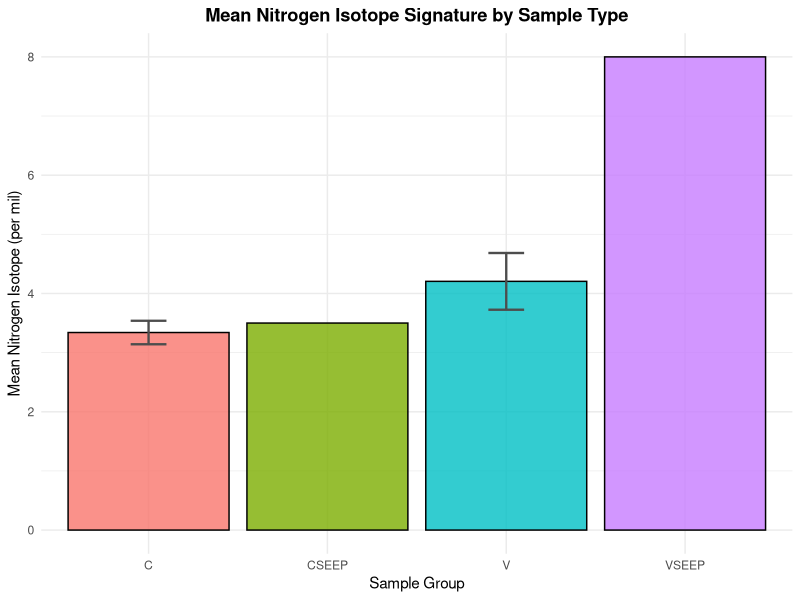
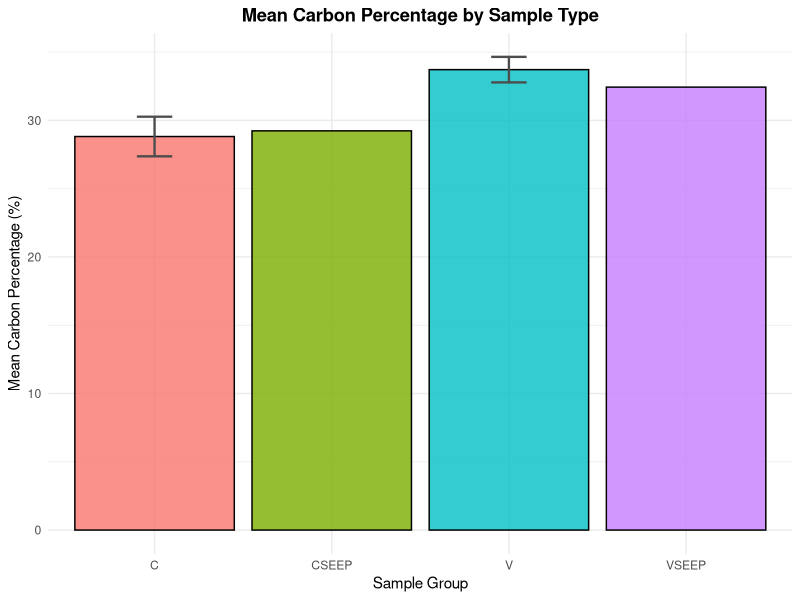

The R script that drew these images, in order:
## ---- chunk 1
#| message: false
#| warning: false
library(tidyverse)
library(here)
# Load the data file (Turb_NC.csv)
data <- read_csv(here("Week_10", "Data", "Turb_NC.csv"))

# Data preparation: Extract the sample type (e.g., 'C' or 'V') from CowTagID
# This is our grouping factor for the study
data <- data %>%
  mutate(
    Sample_Type = str_extract(CowTagID, "^[A-Z]+"),
    # Create a simple ratio column for plotting flexibility
    CN_Ratio = C_percent / N_percent 
  )

## ---- chunk 2
#| label: summarize-function
#| echo: true

#data A data frame.
#group_col The name of the grouping column (e.g., "Sample_Type") as a string.
#var_col The name of the numeric column to summarize (e.g., "del15N") as a string.
#A new data frame with N, Mean, and SD.
summarize_data_by_group <- function(data, group_col, var_col) {
  
  # Ensure the grouping column is treated as a factor for correct summarization
  data[[group_col]] <- as.factor(data[[group_col]])
  
  summary_df <- data %>%
    group_by(.data[[group_col]]) %>%
    summarise(
      N = n(),
      Mean = mean(.data[[var_col]], na.rm = TRUE),
      SD   = sd(.data[[var_col]], na.rm = TRUE),
      .groups = 'drop'
    ) %>%
    # Rename the grouping column in the output for clarity
    rename("Group" = all_of(group_col)) 
  
  return(summary_df)
}
## ---- chunk 3
#| label: summarize-example-1
#| echo: true
summarize_data_by_group(data, "Sample_Type", "del15N")
## ---- chunk 4
#| label: summarize-example-2
#| echo: true
summarize_data_by_group(data, "Sample_Type", "C_ug")
## ---- chunk 5
#| label: plot-function
#| echo: true

#' Creates a Bar Plot of Group Means with SD Error Bars
#'
#' @param summary_data A data frame outputted by the summarize_data function.
#' @param y_label The label for the y-axis (as a string).
#' @param title The plot title (as a string).
#' @return A ggplot object.
plot_group_means <- function(summary_data, y_label, title) {
  
  p <- ggplot(summary_data, aes(x = Group, y = Mean, fill = Group)) +
    # Draw the bar for the mean value
    geom_col(color = "black", alpha = 0.8) +
    
    # Add error bars for Standard Deviation (SD)
    geom_errorbar(
      aes(ymin = Mean - SD, ymax = Mean + SD), 
      width = 0.2, # Width of the horizontal lines on error bars
      linewidth = 0.8,
      color = "gray30"
    ) +
    
    labs(
      title = title,
      x = "Sample Group",
      y = y_label,
      fill = "Group"
    ) +
    # Simple, clean theme
    theme_minimal() +
    theme(
      legend.position = "none",
      plot.title = element_text(hjust = 0.5, face = "bold")
    ) 
  
  return(p)
}
## ---- chunk 6
#| label: plot-example-1
#| echo: true
#| fig-width: 7
#| fig-height: 5

# 1. Summarize the data first
del15n_summary <- summarize_data_by_group(data, "Sample_Type", "del15N")

# 2. Plot the summary
plot_group_means(del15n_summary, 
               y_label = "Mean Nitrogen Isotope (per mil)", 
               title = "Mean Nitrogen Isotope Signature by Sample Type")
## ---- chunk 7
#| label: plot-example-2
#| echo: true
#| fig-width: 7
#| fig-height: 5

# 1. Summarize the data first
c_percent_summary <- summarize_data_by_group(data, "Sample_Type", "C_percent")

# 2. Plot the summary
plot_group_means(c_percent_summary, 
               y_label = "Mean Carbon Percentage (%)", 
               title = "Mean Carbon Percentage by Sample Type")
